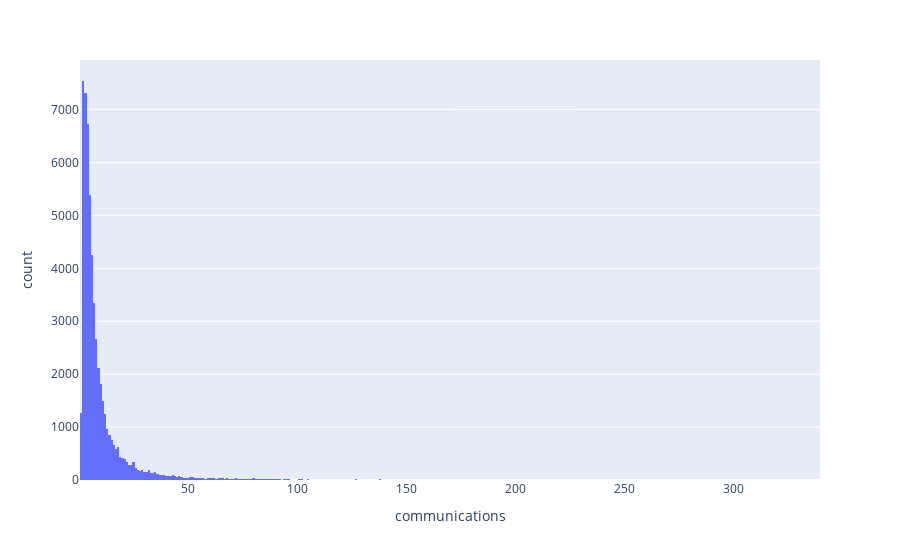

The cell this chart's notebook holds for it:
### Code cell
df = df_comms
df = df.reset_index()
df = pd.DataFrame(df.groupby(['foia_id']).count()['communication'])
display(px.histogram(df, x='communication', labels={'communication': 'communications'}))
display(df.describe())

### Figure 1 — Plotly figure (JSON) as saved in the notebook; plotly's stock layout.template omitted (floating-point values rounded to 4 significant figures; data arrays with more than 128 entries replaced by an {"elided": "..."} marker saying what was removed)
{"data": [{"alignmentgroup": "True", "bingroup": "x", "hoverlabel": {"namelength": 0}, "hovertemplate": "communications=%{x}<br>count=%{y}", "legendgroup": "", "marker": {"color": "#636efa"}, "name": "", "offsetgroup": "", "orientation": "v", "showlegend": false, "type": "histogram", "x": {"elided": "56401 int values"}, "xaxis": "x", "yaxis": "y"}], "layout": {"barmode": "relative", "legend": {"tracegroupgap": 0}, "margin": {"t": 60}, "xaxis": {"anchor": "y", "domain": [0, 1], "title": {"text": "communications"}}, "yaxis": {"anchor": "x", "domain": [0, 1], "title": {"text": "count"}}}}
